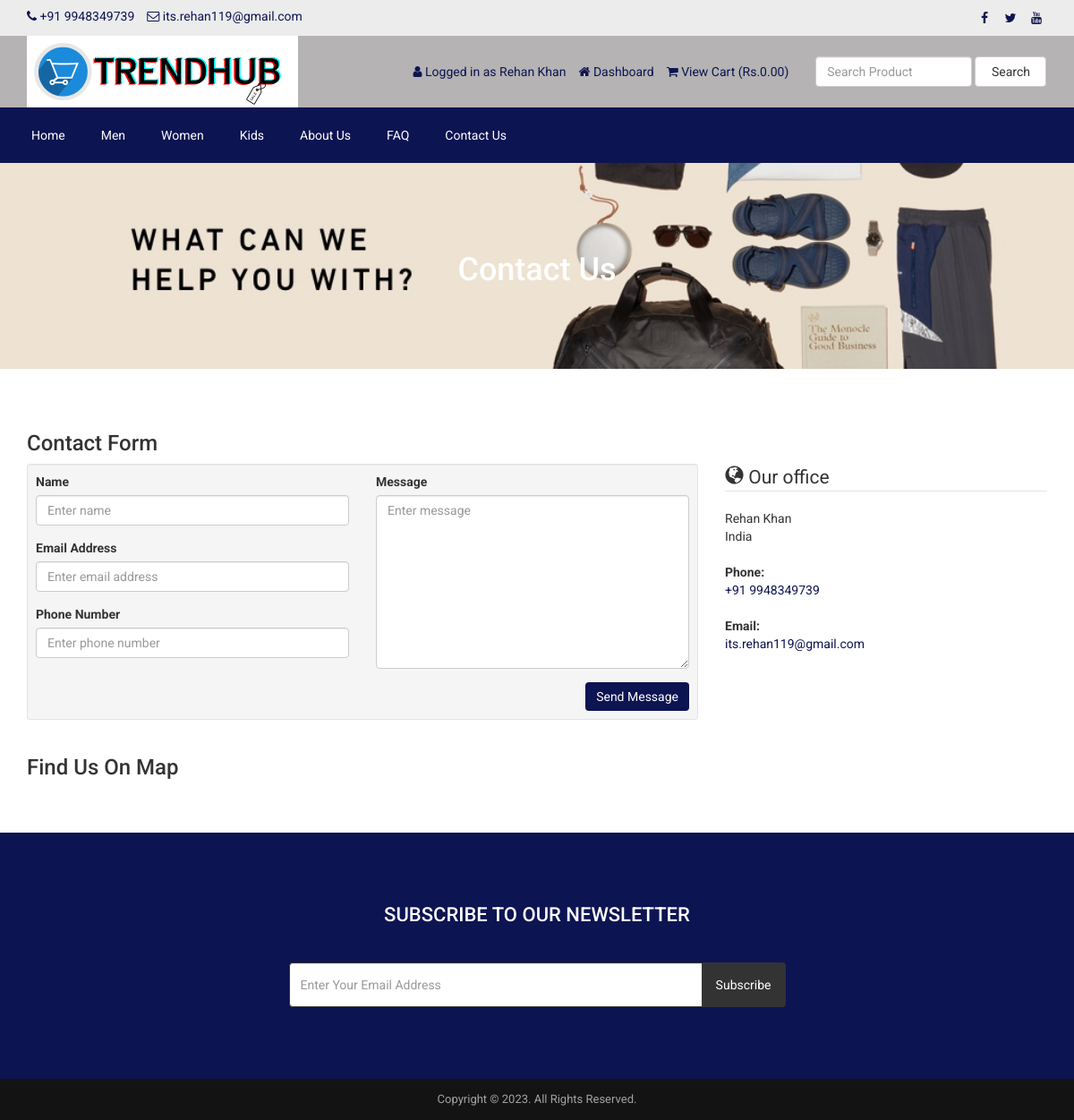
/contact.php (signed in), run on the app's committed database.
### tables this page shows
CREATE TABLE `tbl_settings` (
  `id` int(11) NOT NULL,
  `logo` varchar(255) NOT NULL,
  `favicon` varchar(255) NOT NULL,
  `footer_about` text NOT NULL,
  `footer_copyright` text NOT NULL,
  `contact_address` text NOT NULL,
  `contact_email` varchar(255) NOT NULL,
  `contact_phone` varchar(255) NOT NULL,
  `contact_fax` varchar(255) NOT NULL,
  `contact_map_iframe` text NOT NULL,
  `receive_email` varchar(255) NOT NULL,
  `receive_email_subject` varchar(255) NOT NULL,
  `receive_email_thank_you_message` text NOT NULL,
  `forget_password_message` text NOT NULL,
  `total_recent_post_footer` int(10) NOT NULL,
  `total_popular_post_footer` int(10) NOT NULL,
  `total_recent_post_sidebar` int(11) NOT NULL,
  `total_popular_post_sidebar` int(11) NOT NULL,
  `total_featured_product_home` int(11) NOT NULL,
  `total_latest_product_home` int(11) NOT NULL,
  `total_popular_product_home` int(11) NOT NULL,
  `meta_title_home` text NOT NULL,
  `meta_keyword_home` text NOT NULL,
  `meta_description_home` text NOT NULL,
  `banner_login` varchar(255) NOT NULL,
  `banner_registration` varchar(255) NOT NULL,
  `banner_forget_password` varchar(255) NOT NULL,
  `banner_reset_password` varchar(255) NOT NULL,
  `banner_search` varchar(255) NOT NULL,
  `banner_cart` varchar(255) NOT NULL,
  `banner_checkout` varchar(255) NOT NULL,
  `banner_product_category` varchar(255) NOT NULL,
  `banner_blog` varchar(255) NOT NULL,
  `cta_title` varchar(255) NOT NULL,
  `cta_content` text NOT NULL,
  `cta_read_more_text` varchar(255) NOT NULL,
  `cta_read_more_url` varchar(255) NOT NULL,
  `cta_photo` varchar(255) NOT NULL,
  `featured_product_title` varchar(255) NOT NULL,
  `featured_product_subtitle` varchar(255) NOT NULL,
  `latest_product_title` varchar(255) NOT NULL,
  `latest_product_subtitle` varchar(255) NOT NULL,
  `popular_product_title` varchar(255) NOT NULL,
  `popular_product_subtitle` varchar(255) NOT NULL,
  `testimonial_title` varchar(255) NOT NULL,
  `testimonial_subtitle` varchar(255) NOT NULL,
  `testimonial_photo` varchar(255) NOT NULL,
  `blog_title` varchar(255) NOT NULL,
  `blog_subtitle` varchar(255) NOT NULL,
  `newsletter_text` text NOT NULL,
  `paypal_email` varchar(255) NOT NULL,
  `stripe_public_key` varchar(255) NOT NULL,
  `stripe_secret_key` varchar(255) NOT NULL,
  `bank_detail` text NOT NULL,
  `before_head` text NOT NULL,
  `after_body` text NOT NULL,
  `before_body` text NOT NULL,
  `home_service_on_off` int(11) NOT NULL,
  `home_welcome_on_off` int(11) NOT NULL,
  `home_featured_product_on_off` int(11) NOT NULL,
  `home_latest_product_on_off` int(11) NOT NULL,
  `home_popular_product_on_off` int(11) NOT NULL,
  `home_testimonial_on_off` int(11) NOT NULL,
  `home_blog_on_off` int(11) NOT NULL,
  `newsletter_on_off` int(11) NOT NULL,
  `ads_above_welcome_on_off` int(1) NOT NULL,
  `ads_above_featured_product_on_off` int(1) NOT NULL,
  `ads_above_latest_product_on_off` int(1) NOT NULL,
  `ads_above_popular_product_on_off` int(1) NOT NULL,
  `ads_above_testimonial_on_off` int(1) NOT NULL,
  `ads_category_sidebar_on_off` int(1) NOT NULL
);

CREATE TABLE `tbl_social` (
  `social_id` int(11) NOT NULL,
  `social_name` varchar(30) NOT NULL,
  `social_url` varchar(255) NOT NULL,
  `social_icon` varchar(30) NOT NULL
);

CREATE TABLE `tbl_top_category` (
  `tcat_id` int(11) NOT NULL,
  `tcat_name` varchar(255) NOT NULL,
  `show_on_menu` int(1) NOT NULL
);

CREATE TABLE `tbl_page` (
  `id` int(11) NOT NULL,
  `about_title` varchar(255) NOT NULL,
  `about_content` text NOT NULL,
  `about_banner` varchar(255) NOT NULL,
  `about_meta_title` varchar(255) NOT NULL,
  `about_meta_keyword` text NOT NULL,
  `about_meta_description` text NOT NULL,
  `faq_title` varchar(255) NOT NULL,
  `faq_banner` varchar(255) NOT NULL,
  `faq_meta_title` varchar(255) NOT NULL,
  `faq_meta_keyword` text NOT NULL,
  `faq_meta_description` text NOT NULL,
  `blog_title` varchar(255) NOT NULL,
  `blog_banner` varchar(255) NOT NULL,
  `blog_meta_title` varchar(255) NOT NULL,
  `blog_meta_keyword` text NOT NULL,
  `blog_meta_description` text NOT NULL,
  `contact_title` varchar(255) NOT NULL,
  `contact_banner` varchar(255) NOT NULL,
  `contact_meta_title` varchar(255) NOT NULL,
  `contact_meta_keyword` text NOT NULL,
  `contact_meta_description` text NOT NULL,
  `pgallery_title` varchar(255) NOT NULL,
  `pgallery_banner` varchar(255) NOT NULL,
  `pgallery_meta_title` varchar(255) NOT NULL,
  `pgallery_meta_keyword` text NOT NULL,
  `pgallery_meta_description` text NOT NULL,
  `vgallery_title` varchar(255) NOT NULL,
  `vgallery_banner` varchar(255) NOT NULL,
  `vgallery_meta_title` varchar(255) NOT NULL,
  `vgallery_meta_keyword` text NOT NULL,
  `vgallery_meta_description` text NOT NULL
);

### contact.php (the view, shortened to what this page needs)
<?php require_once('header.php'); ?>
<?php
$statement = $pdo->prepare("SELECT * FROM tbl_page WHERE id=1");
$statement->execute();
$result = $statement->fetchAll(PDO::FETCH_ASSOC);
foreach ($result as $row) {
    $contact_title = $row['contact_title'];
    $contact_banner = $row['contact_banner'];
}
$statement = $pdo->prepare("SELECT * FROM tbl_settings WHERE id=1");
$statement->execute();
$result = $statement->fetchAll(PDO::FETCH_ASSOC);
foreach ($result as $row) {
    $contact_email = $row['contact_email'];
    $contact_phone = $row['contact_phone'];
    $contact_address = $row['contact_address'];
}
?>
<div class="page-banner" style="background-image: url(assets/uploads/<?php echo $contact_banner; ?>);">
    <div class="inner">
        <h1><?php echo $contact_title; ?></h1>
    </div>
</div>
<div class="page">
    <div class="container">
        <div class="row">
            <div class="col-md-12">
                <h3>Contact Form</h3>
                <div class="row cform">
                    <div class="col-md-8">
                        <div class="well well-sm">
                            <form action="" method="post">
                            <div class="row">
                                <div class="col-md-6">
                                    <div class="form-group">
                                        <label for="name">Name</label>
                                        <input type="text" class="form-control" name="visitor_name" placeholder="Enter name">
                                    </div>
                                    <div class="form-group">
                                        <label for="email">Email Address</label>
                                        <input type="email" class="form-control" name="visitor_email" placeholder="Enter email address">
                                    </div>
                                    <div class="form-group">
                                        <label for="email">Phone Number</label>
                                        <input type="text" class="form-control" name="visitor_phone" placeholder="Enter phone number">
                                    </div>
                                </div>
                                <div class="col-md-6">
                                    <div class="form-group">
                                        <label for="name">Message</label>
                                        <textarea name="visitor_message" class="form-control" rows="9" cols="25" placeholder="Enter message"></textarea>
                                    </div>
                                </div>
                                <div class="col-md-12">
                                    <input type="submit" value="Send Message" class="btn btn-primary pull-right" name="form_contact">
                                </div>
                            </div>
                            </form>
                        </div>
                    </div>
                    <div class="col-md-4">
                        <legend><span class="glyphicon glyphicon-globe"></span> Our office</legend>
                        <address>
                            <?php echo nl2br($contact_address); ?>
                        </address>
                        <address>
                            <strong>Phone:</strong><br>
                            <span><?php echo $contact_phone; ?></span>
                        </address>
                        <address>
                            <strong>Email:</strong><br>
                            <a href="mailto:<?php echo $contact_email; ?>"><span><?php echo $contact_email; ?></span></a>
                        </address>
                    </div>
                </div>
                <h3>Find Us On Map</h3>
            </div>
        </div>
    </div>
</div>
<?php require_once('footer.php'); ?>

### header.php (shortened to what this page needs)
<?php
include("admin/inc/config.php");
$statement = $pdo->prepare("SELECT * FROM tbl_settings WHERE id=1");
$statement->execute();
$result = $statement->fetchAll(PDO::FETCH_ASSOC);
foreach ($result as $row)
{
	$logo = $row['logo'];
	$contact_email = $row['contact_email'];
	$contact_phone = $row['contact_phone'];
}
?>
<!DOCTYPE html>
<html lang="en">
<head>
	<link rel="stylesheet" href="assets/css/bootstrap.min.css">
	<link rel="stylesheet" href="assets/css/font-awesome.min.css">
	<link rel="stylesheet" href="assets/css/owl.carousel.min.css">
	<link rel="stylesheet" href="assets/css/owl.theme.default.min.css">
	<link rel="stylesheet" href="assets/css/jquery.bxslider.min.css">
    <link rel="stylesheet" href="assets/css/magnific-popup.css">
    <link rel="stylesheet" href="assets/css/rating.css">
	<link rel="stylesheet" href="assets/css/spacing.css">
	<link rel="stylesheet" href="assets/css/bootstrap-touch-slider.css">
	<link rel="stylesheet" href="assets/css/animate.min.css">
	<link rel="stylesheet" href="assets/css/tree-menu.css">
	<link rel="stylesheet" href="assets/css/select2.min.css">
	<link rel="stylesheet" href="assets/css/main.css">
	<link rel="stylesheet" href="assets/css/responsive.css">
	<?php
	$statement = $pdo->prepare("SELECT * FROM tbl_page WHERE id=1");
	$statement->execute();
	$result = $statement->fetchAll(PDO::FETCH_ASSOC);
		?>
</head>
<body>
<div class="top">
	<div class="container">
		<div class="row">
			<div class="col-md-6 col-sm-6 col-xs-12">
				<div class="left">
					<ul>
						<li><i class="fa fa-phone"></i> <?php echo $contact_phone; ?></li>
						<li><i class="fa fa-envelope-o"></i> <?php echo $contact_email; ?></li>
					</ul>
				</div>
			</div>
			<div class="col-md-6 col-sm-6 col-xs-12">
				<div class="right">
					<ul>
						<?php
						$statement = $pdo->prepare("SELECT * FROM tbl_social");
						$statement->execute();
						$result = $statement->fetchAll(PDO::FETCH_ASSOC);
						foreach ($result as $row) {
							?>
							<?php if($row['social_url'] != ''): ?>
							<li><a href="<?php echo $row['social_url']; ?>"><i class="<?php echo $row['social_icon']; ?>"></i></a></li>
							<?php endif; ?>
							<?php
						}
						?>
					</ul>
				</div>
			</div>
		</div>
	</div>
</div>
<div class="header">
	<div class="container">
		<div class="row inner" >
			<div class="col-md-4 logo">
				<a href="index.php"><img src="assets/uploads/<?php echo $logo; ?>" alt="logo image"></a>
			</div>
			<div class="col-md-5 right">
				<ul>
					<?php
					if(isset($_SESSION['customer'])) {
						?>
						<li><i class="fa fa-user"></i> <?php echo "Logged in as" ?> <?php echo $_SESSION['customer']['cust_name']; ?></li>
						<li><a href="dashboard.php"><i class="fa fa-home"></i> <?php echo "Dashboard" ?></a></li>
						<?php
					} else {
						?>
						<li><a href="login.php"><i class="fa fa-sign-in"></i> <?php echo "Login" ?></a></li>
						<li><a href="registration.php"><i class="fa fa-user-plus"></i> <?php echo "Register" ?></a></li>
						<?php
					}
					?>
					<li><a href="cart.php"><i class="fa fa-shopping-cart"></i> <?php echo "View Cart" ?> (<?php echo "Rs." ?><?php
					if(isset($_SESSION['cart_p_id'])) {
						$table_total_price = 0;
						$i=0;
	                    foreach($_SESSION['cart_p_qty'] as $key => $value)
	                    {
	                        $i++;
	                        $arr_cart_p_qty[$i] = $value;
	                    }                    $i=0;
	                    foreach($_SESSION['cart_p_current_price'] as $key => $value)
	                    {
	                        $i++;
	                        $arr_cart_p_current_price[$i] = $value;
	                    }
	                    for($i=1;$i<=count($arr_cart_p_qty);$i++) {
	                    	$row_total_price = $arr_cart_p_current_price[$i]*$arr_cart_p_qty[$i];
	                        $table_total_price = $table_total_price + $row_total_price;
	                    }
						echo $table_total_price;
					} else {
						echo '0.00';
					}
					?>)</a></li>
				</ul>
			</div>
			<div class="col-md-3 search-area">
				<form class="navbar-form navbar-left" role="search" action="search-result.php" method="get">
					<div class="form-group">
						<input type="text" class="form-control search-top" placeholder="<?php echo "Search Product" ?>" name="search_text">
					</div>
					<button type="submit" class="btn btn-default"><?php echo "Search" ?></button>
				</form>
			</div>
		</div>
	</div>
</div>
<div class="nav">
	<div class="container">
		<div class="row">
			<div class="col-md-12 pl_0 pr_0">
				<div class="menu-container">
					<div class="menu">
						<ul>
							<li><a href="index.php">Home</a></li>
							<?php
							$statement = $pdo->prepare("SELECT * FROM tbl_top_category WHERE show_on_menu=1");
							$statement->execute();
							$result = $statement->fetchAll(PDO::FETCH_ASSOC);
							foreach ($result as $row) {
								?>
								<li><a href="product-category.php?id=<?php echo $row['tcat_id']; ?>&type=top-category"><?php echo $row['tcat_name']; ?></a>
								</li>
								<?php
							}
							?>
							<?php
							$statement = $pdo->prepare("SELECT * FROM tbl_page WHERE id=1");
							$statement->execute();
							$result = $statement->fetchAll(PDO::FETCH_ASSOC);
							foreach ($result as $row) {
								$about_title = $row['about_title'];
								$faq_title = $row['faq_title'];
								$contact_title = $row['contact_title'];
							}
							?>
							<li><a href="about.php"><?php echo $about_title; ?></a></li>
							<li><a href="faq.php"><?php echo $faq_title; ?></a></li>
							<li><a href="contact.php"><?php echo $contact_title; ?></a></li>
						</ul>
					</div>
				</div>
			</div>
		</div>
	</div>
</div>

### footer.php (shortened to what this page needs)
<?php
$statement = $pdo->prepare("SELECT * FROM tbl_settings WHERE id=1");
$statement->execute();
$result = $statement->fetchAll(PDO::FETCH_ASSOC);
foreach ($result as $row)
{
	$footer_copyright = $row['footer_copyright'];
    $newsletter_on_off = $row['newsletter_on_off'];
}
?>
<?php if($newsletter_on_off == 1): ?>
<section class="home-newsletter">
	<div class="container">
		<div class="row">
			<div class="col-md-6 col-md-offset-3">
				<div class="single">
				<form action="" method="post">
					<h2><?php echo "Subscribe To Our Newsletter" ?></h2>
					<div class="input-group">
			        	<input type="email" class="form-control" placeholder="<?php echo "Enter Your Email Address" ?>" name="email_subscribe">
			         	<span class="input-group-btn">
			         	<button class="btn btn-theme" type="submit" name="form_subscribe"><?php echo "Subscribe" ?></button>
			         	</span>
			        </div>
				</div>
			</div>
		</div>
	</div>
</section>
<?php endif; ?>
<div class="footer-bottom">
	<div class="container">
		<div class="row">
			<div class="col-md-12 copyright">
				<?php echo $footer_copyright; ?>
			</div>
		</div>
	</div>
</div>
</body>
</html>

### data on the page
tbl_settings: contact_phone "+91 9948349739", contact_email "its.rehan119@gmail.com", logo (picture), contact_address "Rehan Khan India", footer_copyright "Copyright © 2023. All Rights Reserved."
tbl_top_category: tcat_name "Men"
tbl_top_category: tcat_name "Women"
tbl_top_category: tcat_name "Kids"
tbl_page: about_title "About Us", faq_title "FAQ", contact_title "Contact Us", contact_banner (picture)

### other printed values
$_SESSION['customer']['cust_name'] "Rehan Khan"
